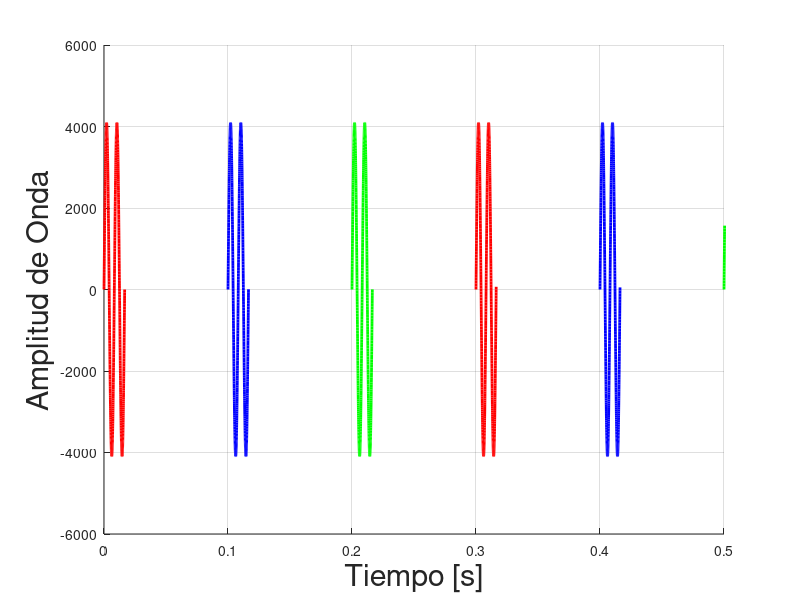

MATLAB code for this plot:
clc
close all
clear

%% Desplazamiento
Length = 735;
%% Cuentas
figure(1)
set(figure(1),'defaultAxesColorOrder',[[0 0 0];[0 0 0]])
t1 = 0:1:Length-0;
y1 = 4096 * sin(2.0 * pi *120* t1 / 44100);
t2 = 0:1:Length-6;
y2 = 4096 * sin(2.0 * pi *121* t2 / 44100);
t3 = 0:1:Length-12;
y3 = 4096 * sin(2.0 * pi *122* t3 / 44100);
t4 = 0:1:Length-17;
y4 = 4096 * sin(2.0 * pi *123* t4 / 44100);
t5 = 0:1:Length-23;
y5 = 4096 * sin(2.0 * pi *124* t5 / 44100);
t6 = 0:1:Length-29;
y6 = 4096 * sin(2.0 * pi *125* t6 / 44100);
t7 = 0:1:Length-33;
y7 = 4096 * sin(2.0 * pi *126* t7 / 44100);
t8 = 0:1:Length-39;
y8 = 4096 * sin(2.0 * pi *127* t8 / 44100);
t9 = 0:1:Length-45;
y9 = 4096 * sin(2.0 * pi *128* t9 / 44100);
t10 = 0:1:Length-51;
y10 = 4096 * sin(2.0 * pi *129* t10 / 44100);
t11 = 0:1:Length-56;
y11 = 4096 * sin(2.0 * pi *130* t11 / 44100);
t12 = 0:1:Length-61;
y12 = 4096 * sin(2.0 * pi *131* t12 / 44100);
t13 = 0:1:Length-66;
y13 = 4096 * sin(2.0 * pi *132* t13 / 44100);
t14 = 0:1:Length-71;
y14 = 4096 * sin(2.0 * pi *133* t14 / 44100);
t15 = 0:1:Length-76;
y15 = 4096 * sin(2.0 * pi *134* t15 / 44100);
t16 = 0:1:Length-81;
y16 = 4096 * sin(2.0 * pi *135* t16 / 44100);
t17 = 0:1:Length-86;
y17 = 4096 * sin(2.0 * pi *136* t17 / 44100);
t18 = 0:1:Length-91;
y18 = 4096 * sin(2.0 * pi *137* t18 / 44100);
t19 = 0:1:Length-95;
y19 = 4096 * sin(2.0 * pi *138* t19 / 44100);
t20 = 0:1:Length-100;
y20 = 4096 * sin(2.0 * pi *139* t20 / 44100);
t21 = 0:1:Length-105;
y21 = 4096 * sin(2.0 * pi *140* t21 / 44100);
t22 = 0:1:Length-109;
y22 = 4096 * sin(2.0 * pi *141* t22 / 44100);
t23 = 0:1:Length-113;
y23 = 4096 * sin(2.0 * pi *142* t23 / 44100);
t24 = 0:1:Length-118;
y24 = 4096 * sin(2.0 * pi *143* t24 / 44100);
t25 = 0:1:Length-122;
y25 = 4096 * sin(2.0 * pi *144* t25 / 44100);
t26 = 0:1:Length-126;
y26 = 4096 * sin(2.0 * pi *145* t26 / 44100);
t27 = 0:1:Length-130;
y27 = 4096 * sin(2.0 * pi *146* t27 / 44100);
t28 = 0:1:Length-134;
y28 = 4096 * sin(2.0 * pi *147* t28 / 44100);
t29 = 0:1:Length-138;
y29 = 4096 * sin(2.0 * pi *148* t29 / 44100);
t30 = 0:1:Length-142;
y30 = 4096 * sin(2.0 * pi *149* t30 / 44100);
t31 = 0:1:Length+148;
y31 = 4096 * sin(2.0 * pi *150* t31 / 44100);
t32 = 0:1:Length+142;
y32 = 4096 * sin(2.0 * pi *151* t32 / 44100);
t33 = 0:1:Length+136;
y33 = 4096 * sin(2.0 * pi *152* t33 / 44100);
t34 = 0:1:Length+130;
y34 = 4096 * sin(2.0 * pi *153* t34 / 44100);
t35 = 0:1:Length+125;
y35 = 4096 * sin(2.0 * pi *154* t35 / 44100);
t36 = 0:1:Length+119;
y36 = 4096 * sin(2.0 * pi *155* t36 / 44100);
t37 = 0:1:Length+114;
y37 = 4096 * sin(2.0 * pi *156* t37 / 44100);
t38 = 0:1:Length+108;
y38 = 4096 * sin(2.0 * pi *157* t38 / 44100);
t39 = 0:1:Length+103;
y39 = 4096 * sin(2.0 * pi *158* t39 / 44100);
t40 = 0:1:Length+98;
y40 = 4096 * sin(2.0 * pi *159* t40 / 44100);
t41 = 0:1:Length+92;
y41 = 4096 * sin(2.0 * pi *160* t41 / 44100);
t42 = 0:1:Length+87;
y42 = 4096 * sin(2.0 * pi *161* t42 / 44100);
t43 = 0:1:Length+82;
y43 = 4096 * sin(2.0 * pi *162* t43 / 44100);
t44 = 0:1:Length+77;
y44 = 4096 * sin(2.0 * pi *163* t44 / 44100);
t45 = 0:1:Length+72;
y45 = 4096 * sin(2.0 * pi *164* t45 / 44100);
t46 = 0:1:Length+67;
y46 = 4096 * sin(2.0 * pi *165* t46 / 44100);
t47 = 0:1:Length+62;
y47 = 4096 * sin(2.0 * pi *166* t47 / 44100);
t48 = 0:1:Length+58;
y48 = 4096 * sin(2.0 * pi *167* t48 / 44100);
t49 = 0:1:Length+53;
y49 = 4096 * sin(2.0 * pi *168* t49 / 44100);
t50 = 0:1:Length+48;
y50 = 4096 * sin(2.0 * pi *169* t50 / 44100);
t51 = 0:1:Length+48;
y51 = 4096 * sin(2.0 * pi *169* t51 / 44100);
t52 = 0:1:Length+44;
y52 = 4096 * sin(2.0 * pi *170* t52 / 44100);
t53 = 0:1:Length+39;
y53 = 4096 * sin(2.0 * pi *171* t53 / 44100);
hold on
plot(t1/44100+0.0,y1,'LineStyle','-','LineWidth',2,'Color','r')
plot(t2/44100+0.1,y2,'LineStyle','-','LineWidth',2,'Color','b')
plot(t3/44100+0.2,y3,'LineStyle','-','LineWidth',2,'Color','g')
plot(t4/44100+0.3,y4,'LineStyle','-','LineWidth',2,'Color','r')
plot(t5/44100+0.4,y5,'LineStyle','-','LineWidth',2,'Color','b')
plot(t6/44100+0.5,y6,'LineStyle','-','LineWidth',2,'Color','g')
plot(t7/44100+0.6,y7,'LineStyle','-','LineWidth',2,'Color','r')
plot(t8/44100+0.7,y8,'LineStyle','-','LineWidth',2,'Color','b')
plot(t9/44100+0.8,y9,'LineStyle','-','LineWidth',2,'Color','g')
plot(t10/44100+0.9,y10,'LineStyle','-','LineWidth',2,'Color','r')
plot(t11/44100+1.0,y11,'LineStyle','-','LineWidth',2,'Color','b')
plot(t12/44100+1.1,y12,'LineStyle','-','LineWidth',2,'Color','g')
plot(t13/44100+1.2,y13,'LineStyle','-','LineWidth',2,'Color','r')
plot(t14/44100+1.3,y14,'LineStyle','-','LineWidth',2,'Color','b')
plot(t15/44100+1.4,y15,'LineStyle','-','LineWidth',2,'Color','g')
plot(t16/44100+1.5,y16,'LineStyle','-','LineWidth',2,'Color','r')
plot(t17/44100+1.6,y17,'LineStyle','-','LineWidth',2,'Color','b')
plot(t18/44100+1.7,y18,'LineStyle','-','LineWidth',2,'Color','g')
plot(t19/44100+1.8,y19,'LineStyle','-','LineWidth',2,'Color','r')
plot(t20/44100+1.9,y20,'LineStyle','-','LineWidth',2,'Color','b')
plot(t21/44100+2.0,y21,'LineStyle','-','LineWidth',2,'Color','g')
plot(t22/44100+2.1,y22,'LineStyle','-','LineWidth',2,'Color','r')
plot(t23/44100+2.2,y23,'LineStyle','-','LineWidth',2,'Color','b')
plot(t24/44100+2.3,y24,'LineStyle','-','LineWidth',2,'Color','g')
plot(t25/44100+2.4,y25,'LineStyle','-','LineWidth',2,'Color','r')
plot(t26/44100+2.5,y26,'LineStyle','-','LineWidth',2,'Color','b')
plot(t27/44100+2.6,y27,'LineStyle','-','LineWidth',2,'Color','g')
plot(t28/44100+2.7,y28,'LineStyle','-','LineWidth',2,'Color','r')
plot(t29/44100+2.8,y29,'LineStyle','-','LineWidth',2,'Color','b')
plot(t30/44100+2.9,y30,'LineStyle','-','LineWidth',2,'Color','g')
plot(t31/44100+3.0,y31,'LineStyle','-','LineWidth',2,'Color','r')
plot(t32/44100+3.1,y32,'LineStyle','-','LineWidth',2,'Color','b')
plot(t33/44100+3.2,y33,'LineStyle','-','LineWidth',2,'Color','g')
plot(t34/44100+3.3,y34,'LineStyle','-','LineWidth',2,'Color','r')
plot(t35/44100+3.4,y35,'LineStyle','-','LineWidth',2,'Color','b')
plot(t36/44100+3.5,y36,'LineStyle','-','LineWidth',2,'Color','g')
plot(t37/44100+3.6,y37,'LineStyle','-','LineWidth',2,'Color','r')
plot(t38/44100+3.7,y38,'LineStyle','-','LineWidth',2,'Color','b')
plot(t39/44100+3.8,y39,'LineStyle','-','LineWidth',2,'Color','g')
plot(t40/44100+3.9,y40,'LineStyle','-','LineWidth',2,'Color','r')
plot(t41/44100+4.0,y41,'LineStyle','-','LineWidth',2,'Color','b')
plot(t42/44100+4.1,y42,'LineStyle','-','LineWidth',2,'Color','g')
plot(t43/44100+4.2,y43,'LineStyle','-','LineWidth',2,'Color','r')
plot(t44/44100+4.3,y44,'LineStyle','-','LineWidth',2,'Color','b')
plot(t45/44100+4.4,y45,'LineStyle','-','LineWidth',2,'Color','g')
plot(t46/44100+4.5,y46,'LineStyle','-','LineWidth',2,'Color','r')
plot(t47/44100+4.6,y47,'LineStyle','-','LineWidth',2,'Color','b')
plot(t48/44100+4.7,y48,'LineStyle','-','LineWidth',2,'Color','g')
plot(t49/44100+4.8,y49,'LineStyle','-','LineWidth',2,'Color','r')
plot(t50/44100+4.9,y50,'LineStyle','-','LineWidth',2,'Color','b')
plot(t51/44100+5.0,y51,'LineStyle','-','LineWidth',2,'Color','g')
plot(t52/44100+5.1,y52,'LineStyle','-','LineWidth',2,'Color','r')
plot(t53/44100+5.2,y53,'LineStyle','-','LineWidth',2,'Color','b')
hold off
grid on
xlim([0.0 0.5])
ylabel('Amplitud de Onda','FontSize', 22)
xlabel('Tiempo [s]','FontSize', 22)
